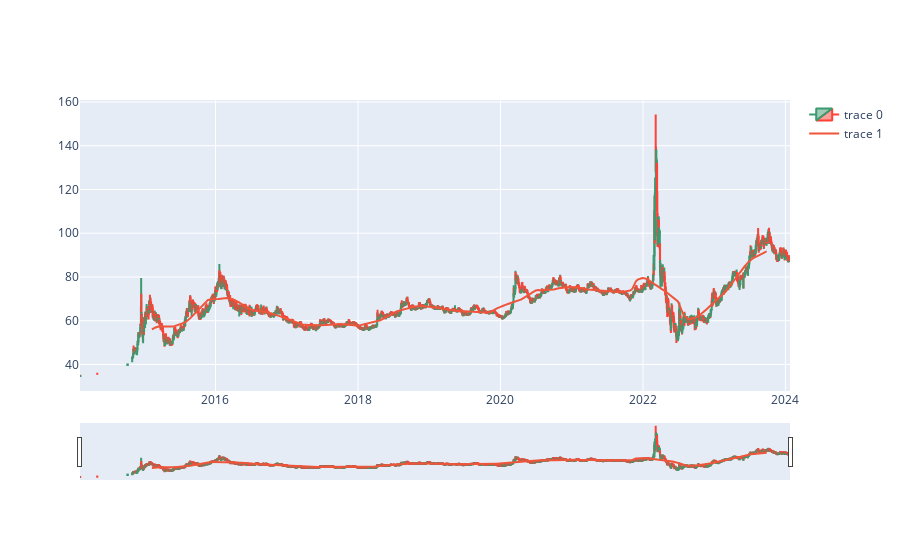

The notebook cell saved with this chart:
### Code cell
fig = go.Figure(data=[go.Candlestick(x=data['date'],
                open=data['open'],
                high=data['high'],
                low=data['low'],
                close=data['close']),
                go.Scatter(mode="lines", x=data['date'], y=data["ma200_off"])])
fig.layout.yaxis.fixedrange = False
fig.show()

### Figure 1 — Plotly figure (JSON) as saved in the notebook; plotly's stock layout.template omitted (floating-point values rounded to 4 significant figures; data arrays with more than 128 entries replaced by an {"elided": "..."} marker saying what was removed)
{"data": [{"close": {"elided": "3122 float values"}, "high": {"elided": "3122 float values"}, "low": {"elided": "3122 float values"}, "open": {"elided": "3122 float values"}, "type": "candlestick", "x": {"elided": "3122 str values"}}, {"mode": "lines", "type": "scatter", "x": {"elided": "3122 str values"}, "y": {"elided": "3122 float values"}}], "layout": {"yaxis": {"fixedrange": false}}}
